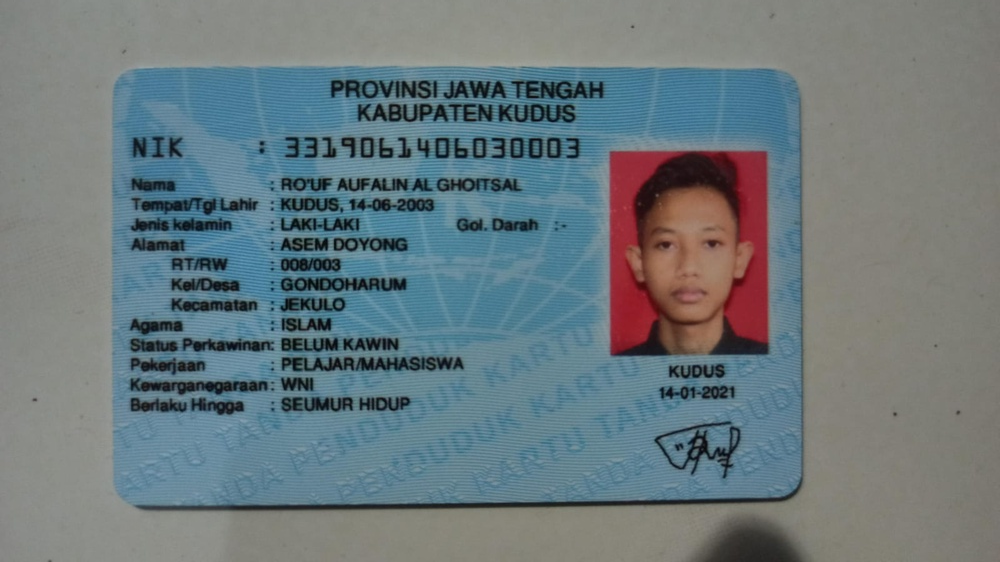
#> input picture CC/ocr_model/ocr_data-test/ktp_rouf.jpg, 1000 x 562 px, shrunk from 1600 x 900 before the run
$ python model_ktp_ocr.py ../../CC/ocr_model/ocr_data-test/ktp_rouf.jpg
#> lines starting #> are read from the running program, lines starting #| are printed output that depends on the picture
import pytesseract
import cv2
import numpy as np
import pandas as pd
from PIL import Image
import matplotlib.pyplot as plt
import os
import re
import json

class KTPInformation(object):
    def __init__(self):
        self.nik = ""
        self.name = ""
class KTPOCR(object):
    def __init__(self, image_path):
        self.image_path = image_path
        self.result = KTPInformation()
        self.process()

    def process(self):
        image = cv2.imread(self.image_path)
#> image is the input picture: shape (562, 1000, 3); mean B, G, R 125.6, 121.2, 107.6
        gray = cv2.cvtColor(image, cv2.COLOR_BGR2GRAY)
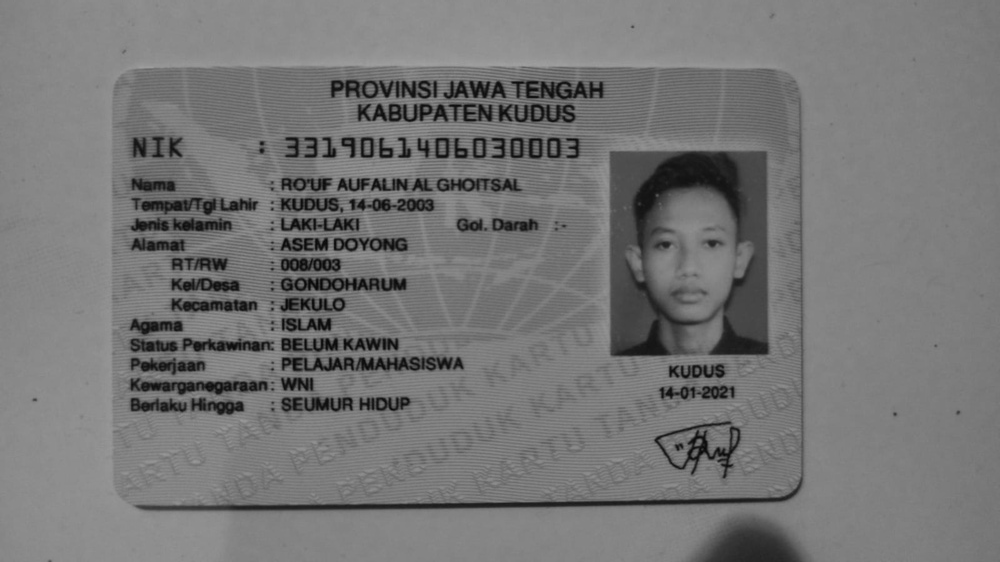
#> gray: shape (562, 1000); min 6, max 161, mean 117.7
        th, threshed = cv2.threshold(gray, 127, 255, cv2.THRESH_TRUNC)
#> (the run stopped early here; a loop or call above may not have finished)
